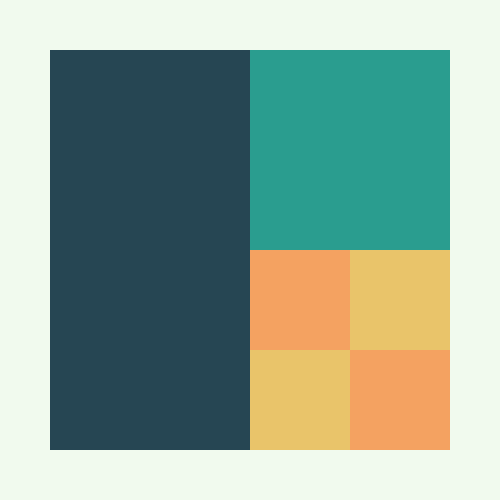
Frame 1 (no input)
Frame 60 (no input): identical to frame 1, image omitted
Frame 120 (the mouse pressed at the canvas centre since frame 60): identical to frame 1, image omitted

The p5.js sketch that drew this single still picture (run headless with seeded random() and noise() and a simulated clock; from frame 60 on, the mouse is pressed at the canvas centre):

// p5.js sketch
// ── sketch.js
function setup() {
	createCanvas(500, 500);
  }
  
  function draw() {
	background("#f1faee"); 
  noStroke();
  fill("#264653");
  rect(50,50,200,400);
  fill("#2a9d8f");
  rect(250,50,200,200);
  fill("#e9c46a");
  rect(250,250,200,200);
  fill("#f4a261");
  rect(250,250,100,100);
 // fill("#e76f51");
  rect(350,350,100,100);
  }
  // coolors.co
